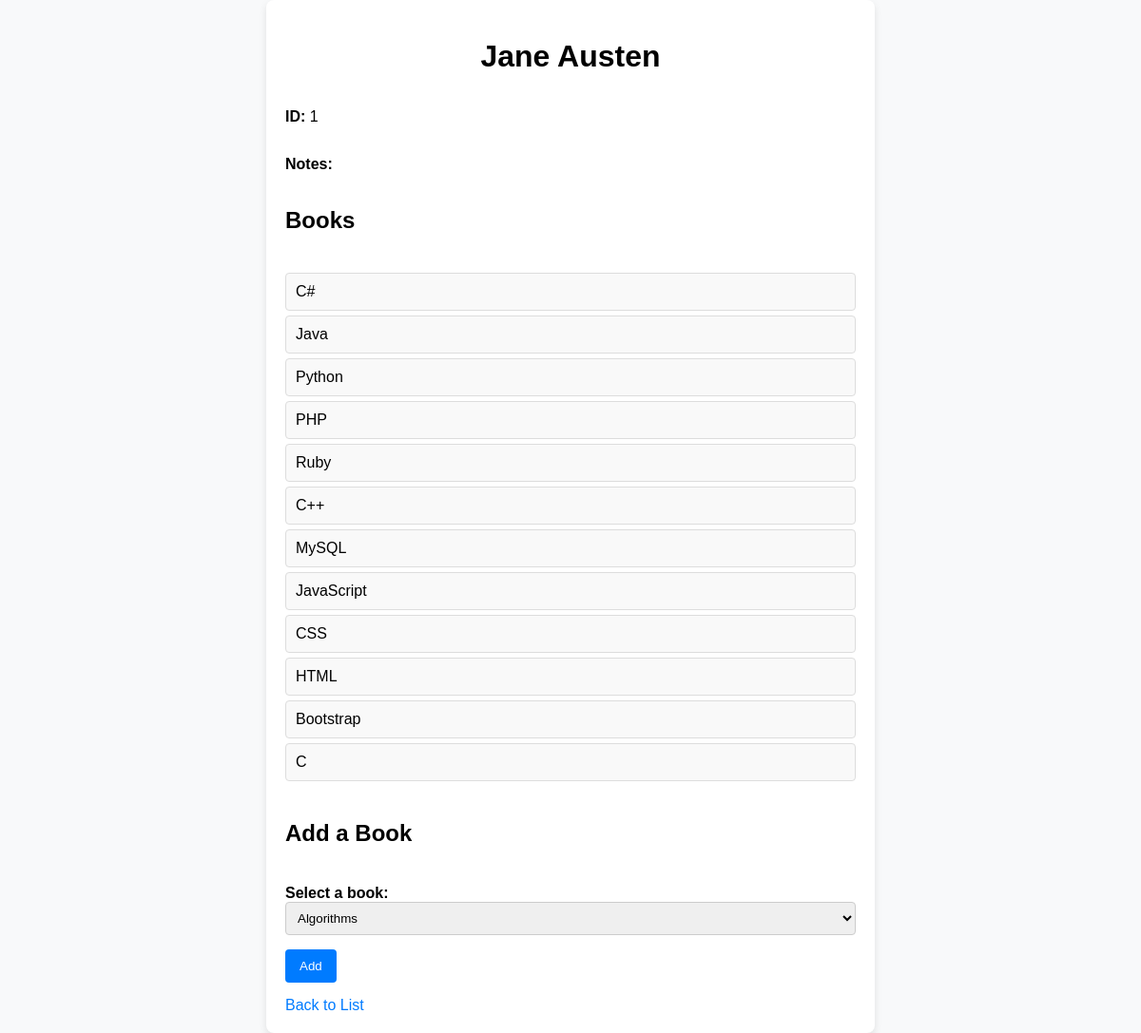
Page /author/1/ on the committed database.
### app/models.py (models this page shows)
class Author(models.Model):
    first_name = models.CharField(max_length=45)
    last_name = models.CharField(max_length=45)
    notes = models.TextField()
    books = models.ManyToManyField(Book, related_name="authors")
    created_at = models.DateTimeField(auto_now_add=True)
    updated_at = models.DateTimeField(auto_now=True)

class Book(models.Model):
    title = models.CharField(max_length=255)
    description = models.TextField()
    created_at = models.DateTimeField(auto_now_add=True)
    updated_at = models.DateTimeField(auto_now=True)

### app/views.py (the view)
# urls.py: path('author/<int:author_id>/', views.author_view, name='author_view'),
def author_view(request, author_id):
    if request.method == 'POST':
        models.author_view(request, author_id)
    context ={
        'all_books': models.get_all_books_exclude(author_id),
        'author': models.get_author(author_id)
    }
    return render(request, 'author_view.html', context)

### app/models.py (called while the page is built)
def show_all_books():
    return Book.objects.all()

def get_all_books_exclude(author_id):
    author = Author.objects.get(id=author_id)
    all_books = show_all_books().exclude(id__in=author.books.all().values_list('id', flat=True))
    return all_books

def get_author(author_id):
    return Author.objects.get(id=author_id)

### app/templates/author_view.html (shortened to what this page needs)
<!DOCTYPE html>
<html lang="en">
<head>
    {% load static %}
    <link rel="stylesheet" href="{% static 'view_style.css' %}">
</head>
<body>
    <div class="container">
        <h1>{{ author.first_name }} {{ author.last_name }}</h1>
        <p><strong>ID:</strong> {{ author.id }}</p>
        <p><strong>Notes:</strong> {{ author.notes }}</p>
        <h2>Books</h2>
        <ul>
            {% for book in author.books.all %}
            <li>{{ book.title }}</li>
            {% endfor %}
        </ul>
        <h2>Add a Book</h2>
        <form method="post" action="{% url 'author_view' author.id %}">
            <div>
                <label for="book">Select a book:</label>
                <select name="book_id" id="book">
                    {% for book in all_books %}
                    <option value="{{ book.id }}">{{ book.title }}</option>
                    {% endfor %}
                </select>
            </div>
            <div>
                <button type="submit">Add</button>
            </div>
        </form>
        <a href="/authors">Back to List</a>
    </div>
</body>
</html>

### app/static/view_style.css (style rules this page uses)
body { font-family: Arial, sans-serif; background-color: #f8f9fa; margin: 0; padding: 0; display: flex; justify-content: center; align-items: center; min-height: 100vh; }
.container { width: 50%; background-color: #ffffff; box-shadow: 0 4px 8px rgba(0,0,0,0.1); padding: 20px; border-radius: 8px; display: flex; flex-direction: column; align-items: flex-start; }
h1 { text-align: center; width: 100%; margin-bottom: 20px; }
h2 { margin-top: 20px; }
form { display: flex; flex-direction: column; width: 100%; margin-top: 20px; }
form div { margin-bottom: 15px; }
label { margin-bottom: 5px; font-weight: bold; }
input[type="text"], textarea, select { width: 100%; padding: 8px; box-sizing: border-box; border: 1px solid #ccc; border-radius: 4px; }
button { padding: 10px 15px; background-color: #007bff; color: white; border: none; border-radius: 4px; cursor: pointer; }
ul { list-style-type: none; padding: 0; width: 100%; }
ul li { background-color: #f9f9f9; margin: 5px 0; padding: 10px; border: 1px solid #ddd; border-radius: 4px; }
a { color: #007bff; text-decoration: none; }

### rows in the picture
Author: first_name "Jane", last_name "Austen", id "1"
Book: title "C#"
Book: title "Java"
Book: title "Python"
Book: title "PHP"
Book: title "Ruby"
Book: title "C++"
Book: title "MySQL"
Book: title "JavaScript"
Book: title "CSS"
Book: title "HTML"
Book: title "Bootstrap"
Book: title "C"

### other values in the picture
form field book_id "Algorithms"
